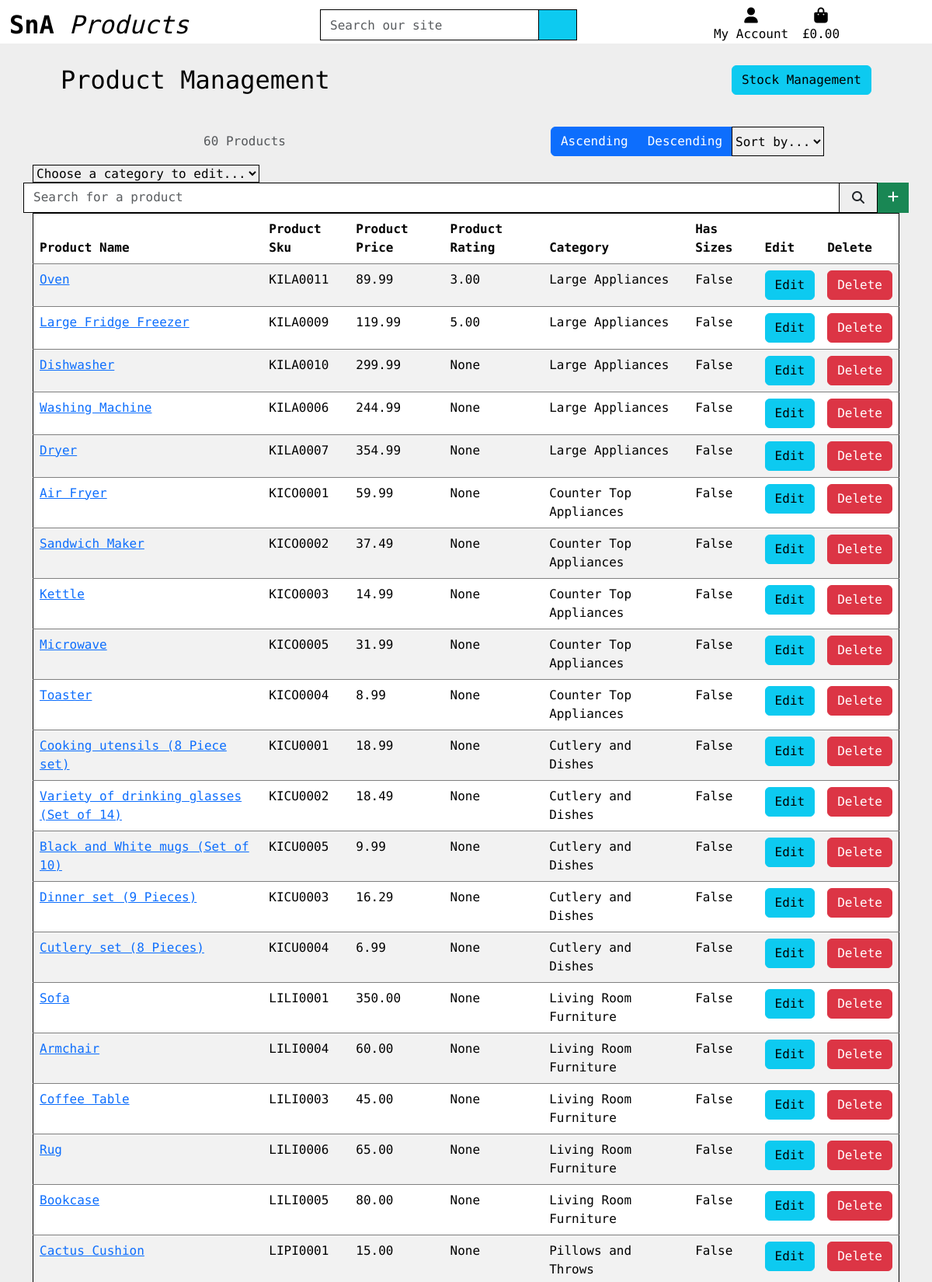
Screenshot of /products/manage (signed in, upper part) with the database file from the repository.
### products/models.py (models this page shows, shortened)
class Product(models.Model):
    category = models.ForeignKey('Category', limit_choices_to={'type': 1},  null=True, blank=True,
                                 on_delete=models.SET_NULL, default=18)
    sku = models.CharField(max_length=254, unique=True, editable=False)
    name = models.CharField(max_length=254)
    description = models.TextField()
    price = models.DecimalField(max_digits=6, decimal_places=2)
    rating = models.DecimalField(max_digits=6, decimal_places=2, null=True, blank=True)
    image = CloudinaryField('image', default='placeholder')
    has_sizes = models.BooleanField(null=True, blank=True, default=False)
    discounted_price = models.DecimalField(max_digits=6, decimal_places=2, null=True, blank=True)
    def get_category_name(self):
        if self.category is not None:
            return self.category.display_name
        else:
            return "No Category"

class Category(models.Model):
    class Meta:
        verbose_name_plural = 'Categories'
    parent = models.ForeignKey('self', related_name='children', on_delete=models.CASCADE, blank=True, null=True)
    name = models.CharField(max_length=254)
    display_name = models.CharField(max_length=254, null=True, blank=True)
    type = models.IntegerField(choices=CATEGORY_TYPE, editable=False)
    def get_display_name(self):
        return self.display_name

### products/views.py (the view, shortened to what this page needs)
# urls.py: path('manage', views.manage_products, name='manage_products'),
@login_required
def manage_products(request):
    if not request.user.is_superuser:
        messages.error(request, 'Sorry, only shop admins can do that.')
        return redirect(reverse('home'))
    products = Product.objects.all()
    query = None
    categories = None
    sort = None
    direction = None
    display_sorting = {}
    display_category = None
    sort_option = f'{sort}_{direction}'
    all_categories = Category.objects.all()
    context = {
        'all_categories': all_categories,
        'products': products,
        'search_term': query,
        'current_categories': categories,
        'current_sorting': sort_option,
        'display_sorting': display_sorting,
        'display_category': display_category,
    }
    return render(request, 'products/manage_products.html', context)

### products/templates/products/manage_products.html (shortened to what this page needs)
{% extends "base.html" %}
{% load static %}
{% block content %}
    <div class="container-md px-4 py-1 d-flex justify-content-between">
        <h2 class="m-4"><a href="{% url 'manage_products' %}" class="no-link-decoration">Product Management</a></h2>
        <a class="btn btn-info m-4" href="{%  url 'stock' %}"> Stock Management</a>
    </div>
    <div class="container container-fluid">
        <div class="row mt-1">
            <div class="col-12 col-md-6 my-auto order-md-last d-flex justify-content-center">
                <div class="btn-group" role="group" aria-label="Button group to select the order of products">
                    <button type="button" class="btn btn-primary" id="button-asc">Ascending</button>
                    <button type="button" class="btn btn-primary" id="button-desc">Descending</button>
                    <div class="btn-group sort-select-wrapper" role="group">
                        <select id="sort-selector" class="custom-select custom-select-sm rounded-0 border border-{% if current_sorting != 'None_None' %}info{% else %}black{% endif %}">
                            <option value="reset" {% if current_sorting == 'None_None' %}selected{% endif %}>Sort by...</option>
                        </select>
                    </div>
                </div>
            </div>
            <div class="col-12 col-md-6 order-md-first">
                <p class="text-muted mt-3 text-center text-md-left">
                    {{ products|length }} Products{% if search_term %} found for <strong>"{{ search_term }}"</strong>{% endif %}
                </p>
            </div>
        </div>
        <div class="btn-group sort-select-wrapper" role="group">
            <select id="category-selector" class="custom-select custom-select-sm rounded-0 border-black">
                <option value="reset" >Choose a category to edit...</option>
            </select>
        </div>
        <div class="row">
            <form method="GET" class="p-0 px-lg-3gi" action="{% url 'manage_products' %}">
              <div class="input-group">
                <input class="form-control border border-black rounded-0" type="text" name="manage_search" placeholder="Search for a product">
                <div class="input-group-append d-flex justify-content-between">
                  <button class="form-control btn border border-black rounded-0" type="submit">
                    <span class="icon">
                      <i class="fa-solid fa-magnifying-glass"></i>
                    </span>
                  </button>
                  <a class="btn btn-success rounded-0" href="{% url 'add_product' %}"><i class="fa-solid fa-plus"></i></a>
                </div>
              </div>
            </form>
        </div>
        <table class="table table-striped border-black">
            <thead>
                <tr>
                    <th scope="col">Product Name</th>
                    <th scope="col">Product Sku</th>
                    <th scope="col" class="d-none d-lg-table-cell">Product Price</th>
                    <th scope="col" class="d-none d-lg-table-cell">Product Rating</th>
                    <th scope="col" class="d-none d-lg-table-cell">Category</th>
                    <th scope="col" class="d-none d-lg-table-cell">Has Sizes</th>
                    <th scope="col">Edit</th>
                    <th scope="col">Delete</th>
                </tr>
            </thead>
            {% for product in products %}
            <tr>
                <td><a href="{% url 'product_detail' product.id %}">{{ product.name }}</a></td>
                <td>{{ product.sku }}</td>
                <td class="d-none d-lg-table-cell">{{ product.price }}</td>
                <td class="d-none d-lg-table-cell">{{ product.rating }}</td>
                <td class="d-none d-lg-table-cell">{{ product.get_category_name }}</td>
                <td class="d-none d-lg-table-cell">{{ product.has_sizes }}</td>
                <td><a class="btn btn-info" href="{% url 'edit_product' product.id %}">Edit</a></td>
                <td><a class="btn btn-danger" href="{% url 'delete_product' product.id %}">Delete</a></td>
            </tr>
            {% endfor %}
        </table>
    </div>
{% endblock content %}

### static/css/style.css (style rules this page uses)
* { max-width: 100vw; }
html { height: 100%; }
body { background: url('/media/background-image.jpg') no-repeat center center fixed; background-size: cover; height: calc(100vh - 164px); font-family: "Encode Sans Expanded", sans-serif; font-weight: 400; font-style: normal; width: 100vw; }
.icon { align-items: center; display: inline-flex; justify-content: center; height: 1.5rem; width: 1.5rem; }
.border-black { border: 1px solid black !important; }
tr { border-bottom: gray 1px solid; }
.no-link-decoration { text-decoration: none; color: black; }

### rows the page displays
Product: name "Oven", sku "KILA0011", price "89.99", rating "3.00", get_category_name "Large Appliances", has_sizes "False"
Product: name "Large Fridge Freezer", sku "KILA0009", price "119.99", rating "5.00", get_category_name "Large Appliances", has_sizes "False"
Product: name "Dishwasher", sku "KILA0010", price "299.99", rating "None", get_category_name "Large Appliances", has_sizes "False"
Product: name "Washing Machine", sku "KILA0006", price "244.99", rating "None", get_category_name "Large Appliances", has_sizes "False"
Product: name "Dryer", sku "KILA0007", price "354.99", rating "None", get_category_name "Large Appliances", has_sizes "False"
Product: name "Air Fryer", sku "KICO0001", price "59.99", rating "None", get_category_name "Counter Top Appliances", has_sizes "False"
Product: name "Sandwich Maker", sku "KICO0002", price "37.49", rating "None", get_category_name "Counter Top Appliances", has_sizes "False"
Product: name "Kettle", sku "KICO0003", price "14.99", rating "None", get_category_name "Counter Top Appliances", has_sizes "False"
Product: name "Microwave", sku "KICO0005", price "31.99", rating "None", get_category_name "Counter Top Appliances", has_sizes "False"
Product: name "Toaster", sku "KICO0004", price "8.99", rating "None", get_category_name "Counter Top Appliances", has_sizes "False"
Product: name "Cooking utensils (8 Piece set)", sku "KICU0001", price "18.99", rating "None", get_category_name "Cutlery and Dishes", has_sizes "False"
Product: name "Variety of drinking glasses (Set of 14)", sku "KICU0002", price "18.49", rating "None", get_category_name "Cutlery and Dishes", has_sizes "False"
Product: name "Black and White mugs (Set of 10)", sku "KICU0005", price "9.99", rating "None", get_category_name "Cutlery and Dishes", has_sizes "False"
Product: name "Dinner set (9 Pieces)", sku "KICU0003", price "16.29", rating "None", get_category_name "Cutlery and Dishes", has_sizes "False"
Product: name "Cutlery set (8 Pieces)", sku "KICU0004", price "6.99", rating "None", get_category_name "Cutlery and Dishes", has_sizes "False"
Product: name "Sofa", sku "LILI0001", price "350.00", rating "None", get_category_name "Living Room Furniture", has_sizes "False"
Product: name "Armchair", sku "LILI0004", price "60.00", rating "None", get_category_name "Living Room Furniture", has_sizes "False"
Product: name "Coffee Table", sku "LILI0003", price "45.00", rating "None", get_category_name "Living Room Furniture", has_sizes "False"
Product: name "Rug", sku "LILI0006", price "65.00", rating "None", get_category_name "Living Room Furniture", has_sizes "False"
Product: name "Bookcase", sku "LILI0005", price "80.00", rating "None", get_category_name "Living Room Furniture", has_sizes "False"
Product: name "Cactus Cushion", sku "LIPI0001", price "15.00", rating "None", get_category_name "Pillows and Throws", has_sizes "False"

### other values shown
{{ products|length }} "60"
